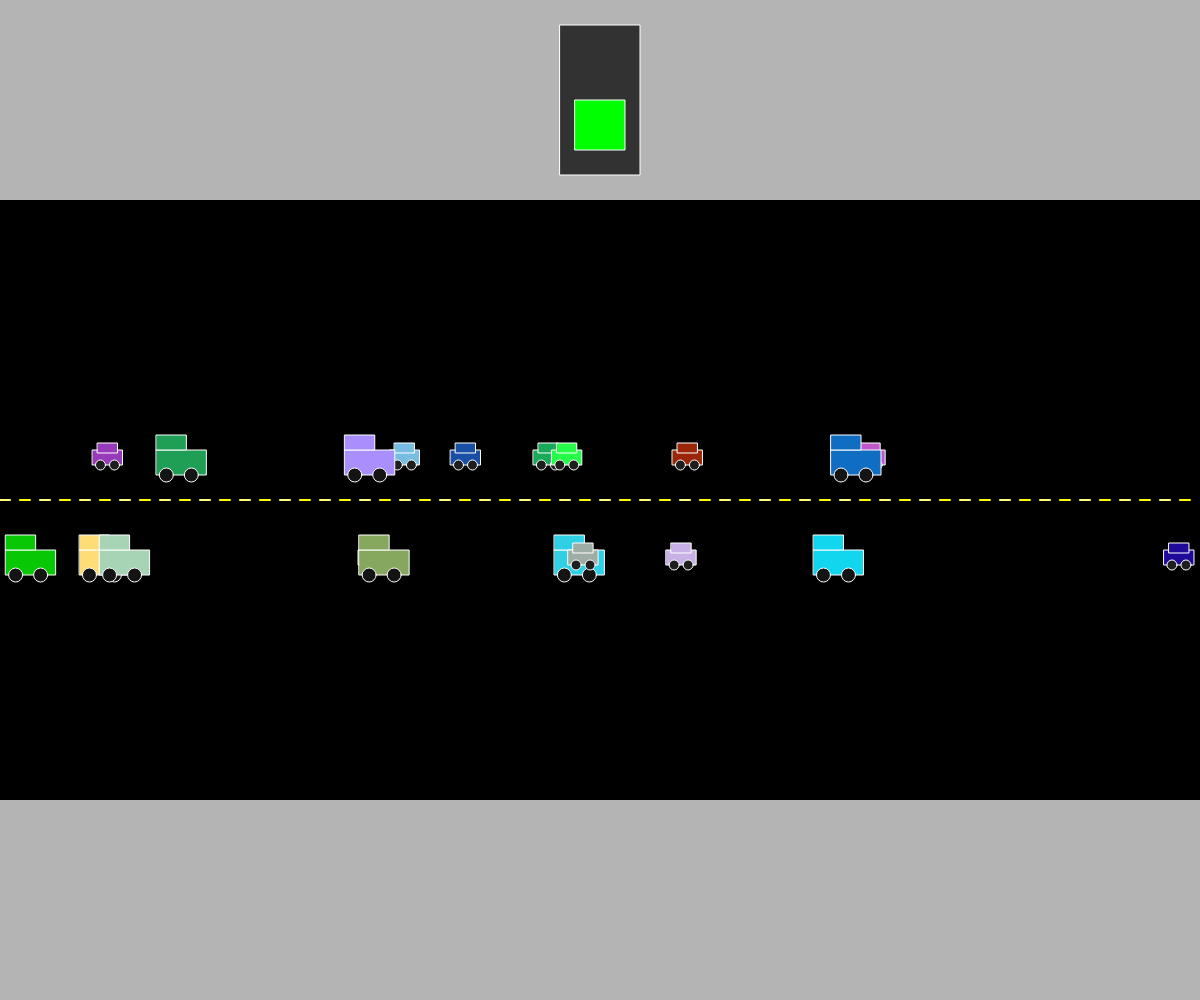
Frame 1 (no input)
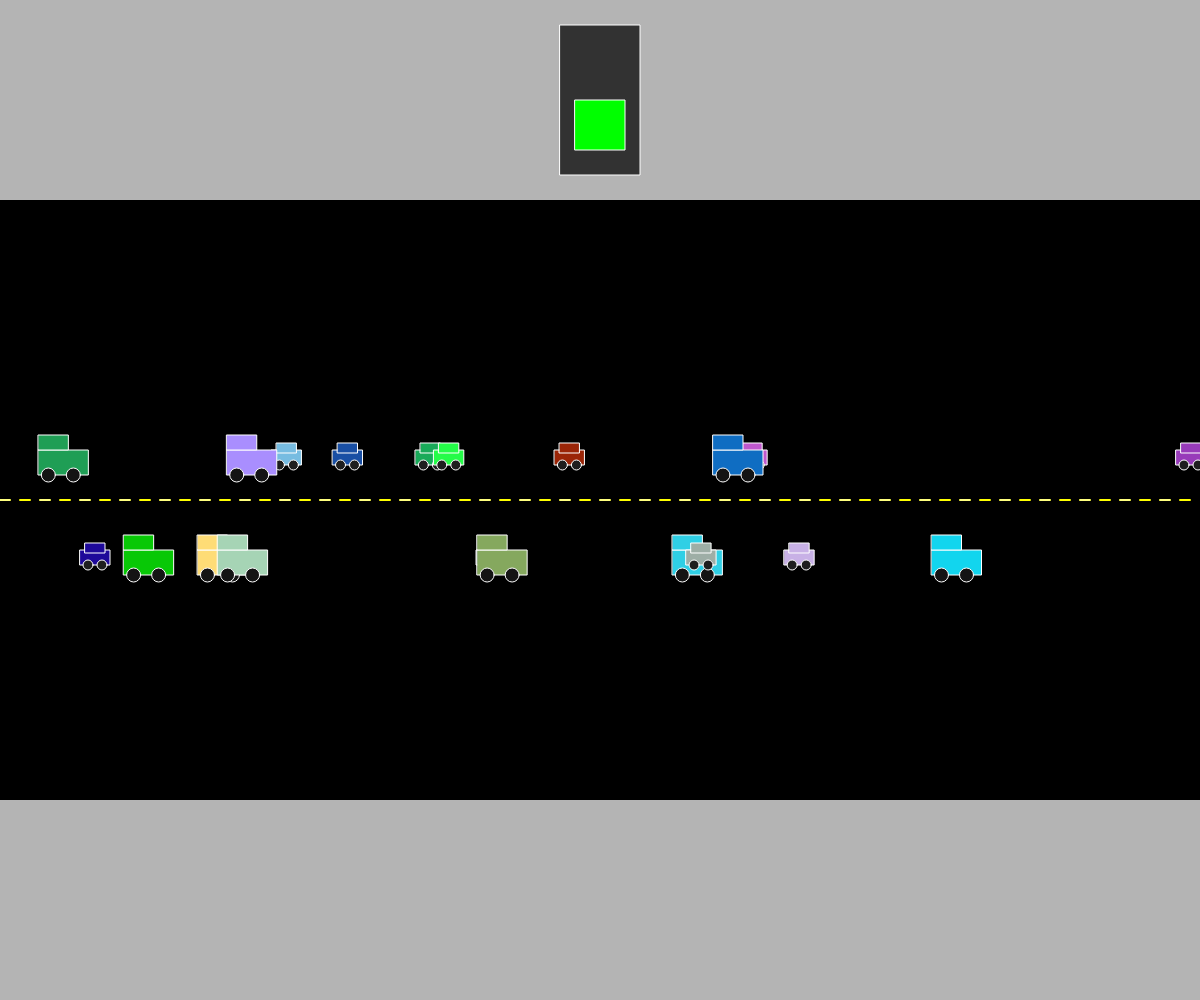
Frame 60 (no input)
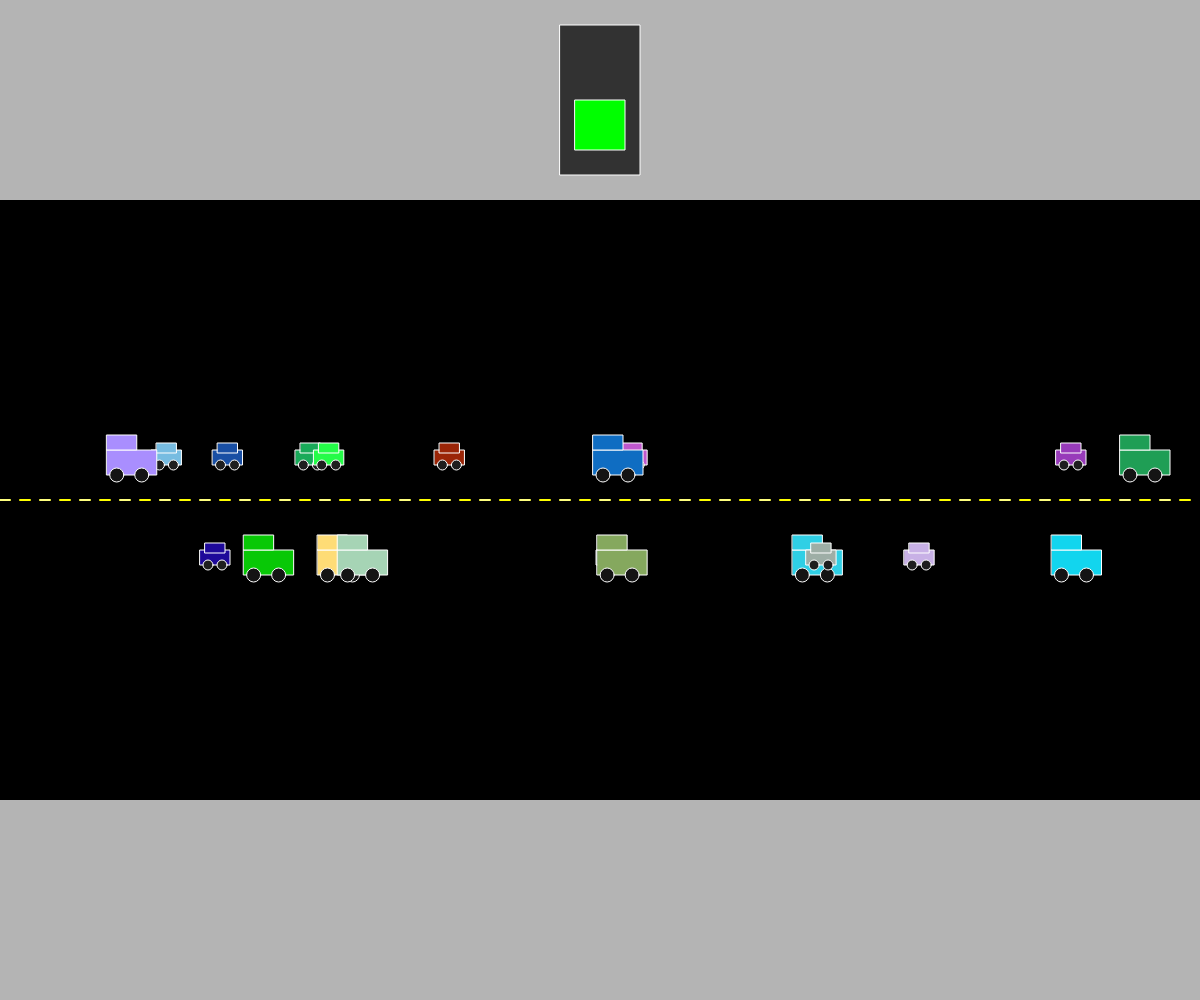
Frame 120 (the mouse pressed at the canvas centre since frame 60)

The p5.js sketch that drew these frames (run headless with seeded random() and noise() and a simulated clock; from frame 60 on, the mouse is pressed at the canvas centre):

// p5.js sketch
// ── sketch.js
// Traffic Simulation
// Student Name: Nasar Khan
// Date: November 13, 2024
// Description: Simulates traffic with cars, trucks, roads, and signals.

let eastboundVehicles = []; // Vehicles moving right
let westboundVehicles = []; // Vehicles moving left
let signalController; // Traffic light controller

function setup() {
  createCanvas(windowWidth, windowHeight); // Full-screen canvas

  // Add vehicles to each direction
  for (let i = 0; i < 10; i++) {
    // Westbound vehicles (left-moving)
    westboundVehicles.push(new Vehicle(random(width), height / 2 - 50, 0, -2));

    // Eastbound vehicles (right-moving)
    eastboundVehicles.push(new Vehicle(random(width), height / 2 + 50, 1, 2));
  }

  // Initialize traffic light system
  signalController = new SignalSystem();
}

function draw() {
  background(180); // Gray background
  drawRoad(); // Draw the road

  // Update and display the traffic light
  signalController.update();
  signalController.display();

  // Move and display westbound vehicles
  for (let vehicle of westboundVehicles) {
    vehicle.move();
    vehicle.display();
  }

  // Move and display eastbound vehicles
  for (let vehicle of eastboundVehicles) {
    vehicle.move();
    vehicle.display();
  }
}

// Draws the road and lane markings
function drawRoad() {
  fill(0); // Black road
  noStroke();
  rect(0, height / 2 - 300, width, 600); // Road area

  stroke(255, 255, 0); // Yellow lane divider
  strokeWeight(2);
  for (let x = 0; x < width; x += 20) {
    line(x, height / 2, x + 10, height / 2);
  }

  stroke(255); // White lane markings
  strokeWeight(1);
  for (let x = 0; x < width; x += 40) {
    line(x, height / 2, x + 10, height / 2);
  }
}

// Vehicle class to represent cars and trucks
class Vehicle {
  constructor(x, y, dir, spd) {
    this.type = int(random(2)); // 0: car, 1: truck
    this.color = color(random(255), random(255), random(255)); // Random color
    this.x = x; // X position
    this.y = y; // Y position
    this.direction = dir; // 0: left, 1: right
    this.xSpeed = spd; // Speed
  }

  // Move the vehicle only if the light is green
  move() {
    if (signalController.currentState === "green") {
      this.x += this.xSpeed;

      // Wrap around the screen
      if (this.direction === 1 && this.x > width) this.x = 0; // Rightward wrap
      if (this.direction === 0 && this.x < 0) this.x = width; // Leftward wrap
    }
  }

  // Display the vehicle
  display() {
    stroke(255); // White outline
    strokeWeight(1);

    if (this.type === 0) {
      // Car
      fill(this.color);
      rect(this.x, this.y, 30, 15); // Body
      rect(this.x + 5, this.y - 7, 20, 10); // Roof
      fill(30);
      ellipse(this.x + 8, this.y + 15, 10, 10); // Front wheel
      ellipse(this.x + 22, this.y + 15, 10, 10); // Rear wheel
    } else {
      // Truck
      fill(this.color);
      rect(this.x, this.y, 50, 25); // Trailer
      rect(this.x, this.y - 15, 30, 15); // Cabin
      fill(20);
      ellipse(this.x + 10, this.y + 25, 14, 14); // Rear wheel
      ellipse(this.x + 35, this.y + 25, 14, 14); // Front wheel
    }
  }
}

// Traffic light system
class SignalSystem {
  constructor() {
    this.currentState = "green"; // Start with green light
    this.timer = 0;
    this.redDuration = 120; // Red light lasts for 120 frames
  }

  // Update the traffic light state
  update() {
    if (this.timer > 0) {
      this.timer--;

      // Switch back to green when the timer ends
      if (this.timer === 0) {
        this.currentState = "green";
      }
    }
  }

  // Display the traffic light
  display() {
    rectMode(CENTER);

    fill(50); // Light box
    rect(width / 2, height / 2 - 400, 80, 150); // Traffic light box

    if (this.currentState === "green") {
      fill(0, 255, 0); // Green light
    } else {
      fill(255, 0, 0); // Red light
    }
    rect(width / 2, height / 2 - 375, 50, 50); // Light

    rectMode(CORNER);
  }

  // Switch the light to red
  toggleState() {
    if (this.currentState === "green") {
      this.currentState = "red";
      this.timer = this.redDuration;
    }
  }
}
